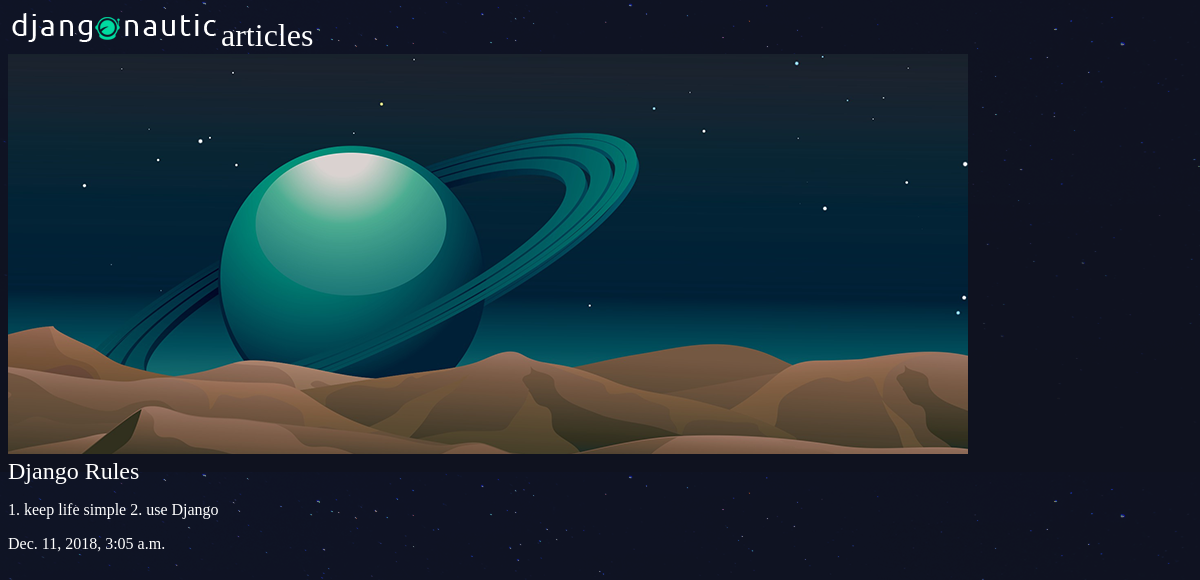
Screenshot of /articles/django-rules/ with the database file from the repository.
### articles/models.py (models this page shows, shortened)
class Article(models.Model):
  title = models.CharField(max_length=100)
  slug = models.SlugField()
  body = models.TextField()
  date = models.DateTimeField(auto_now_add=True)
  thumb = models.ImageField(default='default.png', blank=True)

### articles/views.py (the view)
# urls.py: path('<slug>/', views.article_detail, name="detail"),
def article_detail(request, slug):
  article = Article.objects.get(slug=slug)
  return render(request, 'articles/article_detail.html', {'article': article})

### articles/templates/articles/article_detail.html
{% extends 'base_layout.html' %}
{% block content %}
<div class="article-detail">
  <div class="article">
    <img src="{{article.thumb.url}}" />
<h2>{{article.title}}</h2>
<p>{{article.body}}</p>
<p>{{article.date}}</p>
  </div>
</div>
{% endblock %}

### assets/styles.css (style rules this page uses)
body { background-color: #0f121f; background-image: url(stars.png); background-repeat-y: no-repeat; color: #fff; }
body * { font-family: Ubuntu; }
h1, h2, h3, h4, h5 { font-weight: normal; margin: 0; }

### rows the page displays
Article: thumb (placeholder picture), title "Django Rules", body "1. keep life simple 2. use Django", date "Dec. 11, 2018, 3:05 a.m."
